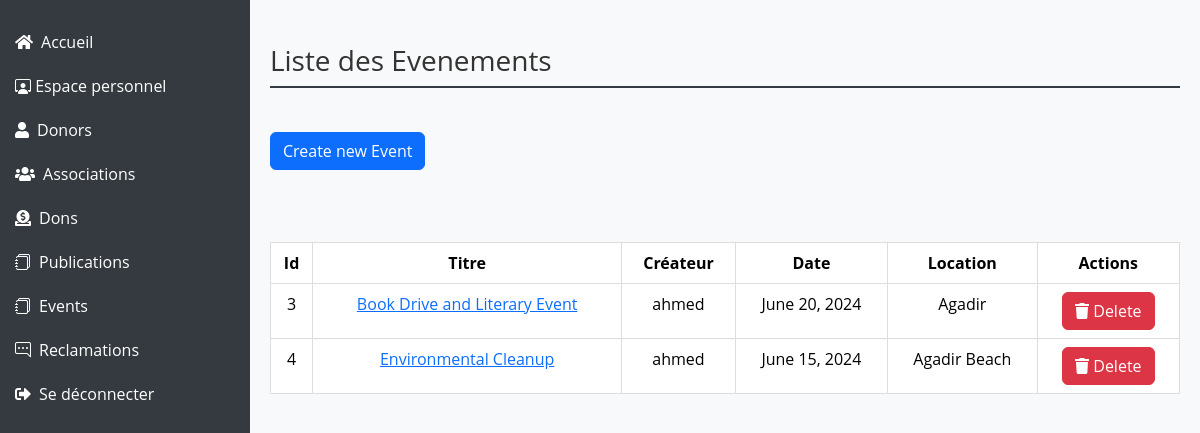
/events/events/, run on the app's committed database.
### events/models.py (models this page shows, shortened)
class Event(models.Model):
    user=models.ForeignKey(User,on_delete=models.CASCADE,null=True)
    title = models.CharField(max_length=200)
    description = models.TextField()
    date = models.DateField()
    time = models.TimeField()
    image=models.ImageField(upload_to='photos/%y/%m/%d', blank=True)
    location = models.CharField(max_length=255)
    created_at = models.DateTimeField(auto_now_add=True)
    max_attendees = models.PositiveIntegerField(default=0)  # Maximum number of attendees
    attendees = models.ManyToManyField(User, related_name='attended_events', blank=True)

### users/models.py (models this page shows, shortened)
class User(AbstractUser):
    is_association= models.BooleanField(default=False)
    is_donor = models.BooleanField(default=False)
    is_admin = models.BooleanField(default=False)
    groups = models.ManyToManyField(Group, related_name='user_groups')
    user_permissions = models.ManyToManyField(Permission, related_name='user_permissions')
    email_confirmed = models.BooleanField(default=False)
    confirmation_token = models.CharField(max_length=100, blank=True, null=True)

### events/views.py (the view)
# urls.py: path('events/', views.events, name='events'),
def events(request):
    events = Event.objects.all() # Retrieve all events from the database
    return render(request, 'events/events.html', {'events': events})

### templates/events/events.html (shortened to what this page needs)
{% load static %}
<!DOCTYPE html>
<html lang="en">
<head>
    <link href="https://cdn.jsdelivr.net/npm/bootstrap@5.3.2/dist/css/bootstrap.min.css" rel="stylesheet">
    <link href="https://cdnjs.cloudflare.com/ajax/libs/font-awesome/5.15.4/css/all.min.css" rel="stylesheet">
    <link href="https://cdn.jsdelivr.net/npm/bootstrap-icons/font/bootstrap-icons.css" rel="stylesheet">
</head>
<body>
<div class="sidebar">
    <ul class="nav flex-column">
        <li class="nav-item">
            <a class="nav-link text-white" href="/"><i class="fas fa-home me-2"></i>Accueil</a>
        </li>
        <li class="nav-item">
            <a class="nav-link text-white" href="{% url 'dashboardAdmin' %}"><i class="bi bi-person-workspace"></i></i> Espace personnel</a>
        </li>
        <li class="nav-item">
            <a class="nav-link text-white" href="{% url 'donors' %}"><i class="fas fa-user me-2"></i>Donors</a>
        </li>
        <li class="nav-item">
            <a class="nav-link text-white" href="{% url 'associations' %}"><i class="fas fa-users me-2"></i>Associations</a>
        </li>
        <li class="nav-item">
            <a class="nav-link text-white" href="{% url 'dons' %}"><i class="fas fa-donate me-2"></i>Dons</a>
        </li>
        <li class="nav-item">
            <a class="nav-link text-white" href="{% url 'publications' %}"><i class="bi bi-journals me-2"></i>Publications</a>
        </li>
        <li class="nav-item">
            <a class="nav-link text-white" href="{% url 'events' %}"><i class="bi bi-journals me-2"></i>Events</a>
        </li>
        <li class="nav-item">
            <a class="nav-link text-white" href="{% url 'reclamations' %}"><i class="bi bi-chat-right-dots me-2"></i>Reclamations</a>
        </li>
        <li class="nav-item">
            <a class="nav-link text-white" href="{% url 'logout' %}"><i class="fas fa-sign-out-alt me-2"></i>Se déconnecter</a>
        </li>
    </ul>
</div>
<div class="main-content">
    <h1 class="mt-4">Liste des Evenements</h1>
    <br>
    <a href="{% url 'create_event' %}" class="btn btn-primary">Create new Event</a>
    <br>
    <br>
    <br>
       {% if events %}
                <div class="table-reseonsive mt-4">
                    <table class="table table-bordered table-hover">
                        <thead class="thead-dark">
                            <tr>
                                <th style="text-align: center">Id</th>
                                <th style="text-align: center">Titre</th>
                                <th style="text-align: center">Créateur</th>
                                <th style="text-align: center">Date</th>
                                <th style="text-align: center">Location </th>
                                <th style="text-align: center">Actions</th>
                            </tr>
                        </thead>
                        <tbody>
                            {% for event in events %}
                            <tr>
                                <td style="text-align: center"> {{ event.id }}</td>
                                <td style="text-align: center">
                                    <a href="{% url 'detail_events' event.id %}">{{ event.title }}</a>
                                </td>
                                <td style="text-align: center"> {{ event.user.first_name}}</td>
                                <td style="text-align: center"> {{ event.date }}</td>
                                <td style="text-align: center"> {{ event.location }}</td>
                                <td style="text-align: center">
                                    <button class="btn btn-danger" onclick="confirmDelete({{ event.id }})"><i class="fas fa-trash"></i> Delete</button>
                                </td>
                            </tr>
                            {% endfor %}
                        </tbody>
                    </table>
                </div>
        {% endif %}
</body>
</html>

### templates/events/events.html (style rules this page uses)
body { font-family: 'Open Sans', sans-serif; background-color: #f8f9fa; color: #333; margin: 0; padding: 0; }
.sidebar { position: fixed; top: 0; left: 0; height: 100%; width: 250px; padding-top: 20px; background-color: #343a40; color: #fff; }
.sidebar a { padding: 10px 15px; text-decoration: none; font-size: 16px; color: #fff; display: block; }
.main-content { margin-left: 250px; padding: 20px; }
.table { width: 100%; border-collapse: collapse; }
.table th, .table td { padding: 8px; text-align: center; border: 1px solid #ddd; }
.thead-dark { background-color: #343a40; color: #fff; }
h1 { font-size: 28px; margin-bottom: 20px; padding-bottom: 8px; border-bottom: 2px solid #343a40; }

### data on the page
Event: id "3", title "Book Drive and Literary Event", user.first_name "ahmed", date "June 20, 2024", location "Agadir"
Event: id "4", title "Environmental Cleanup", user.first_name "ahmed", date "June 15, 2024", location "Agadir Beach"
